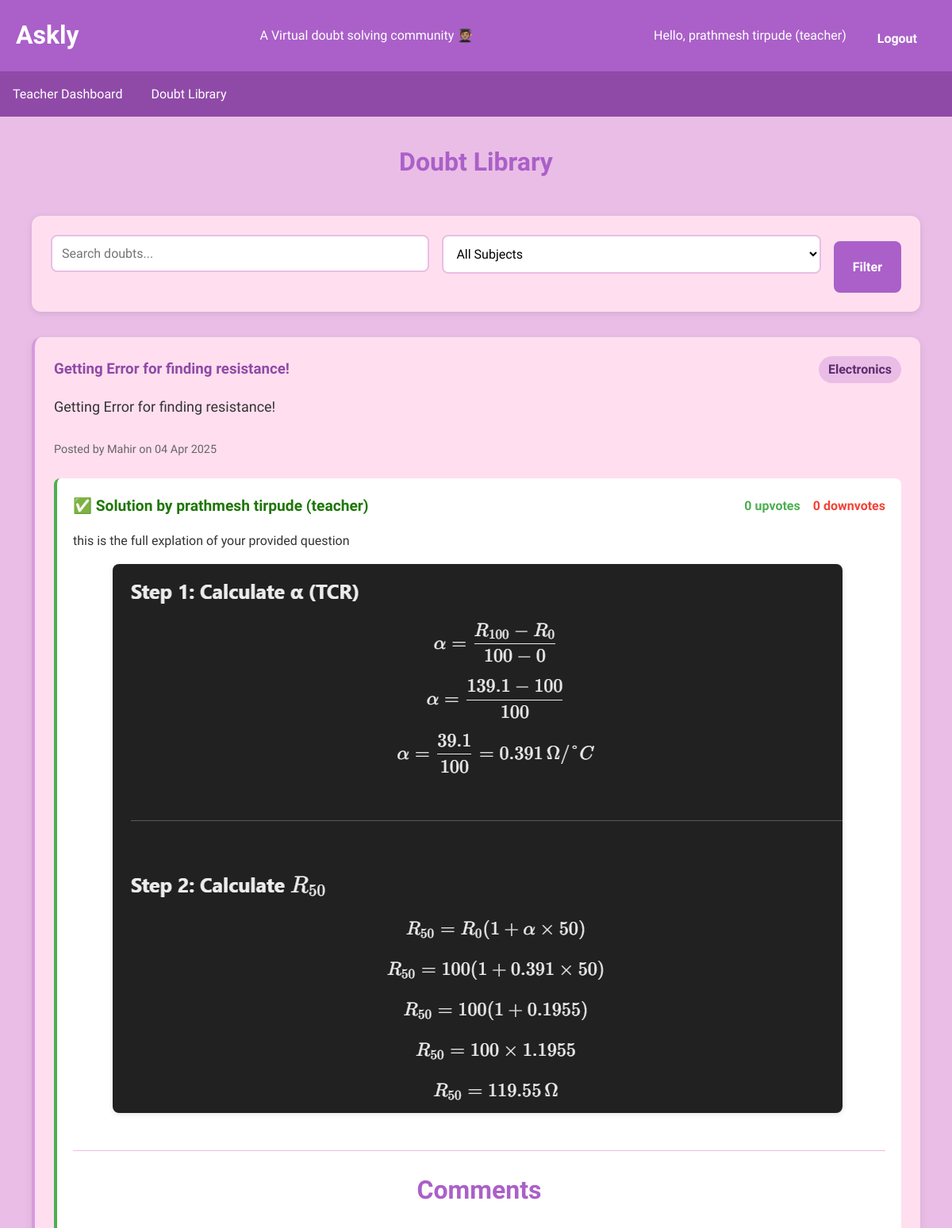
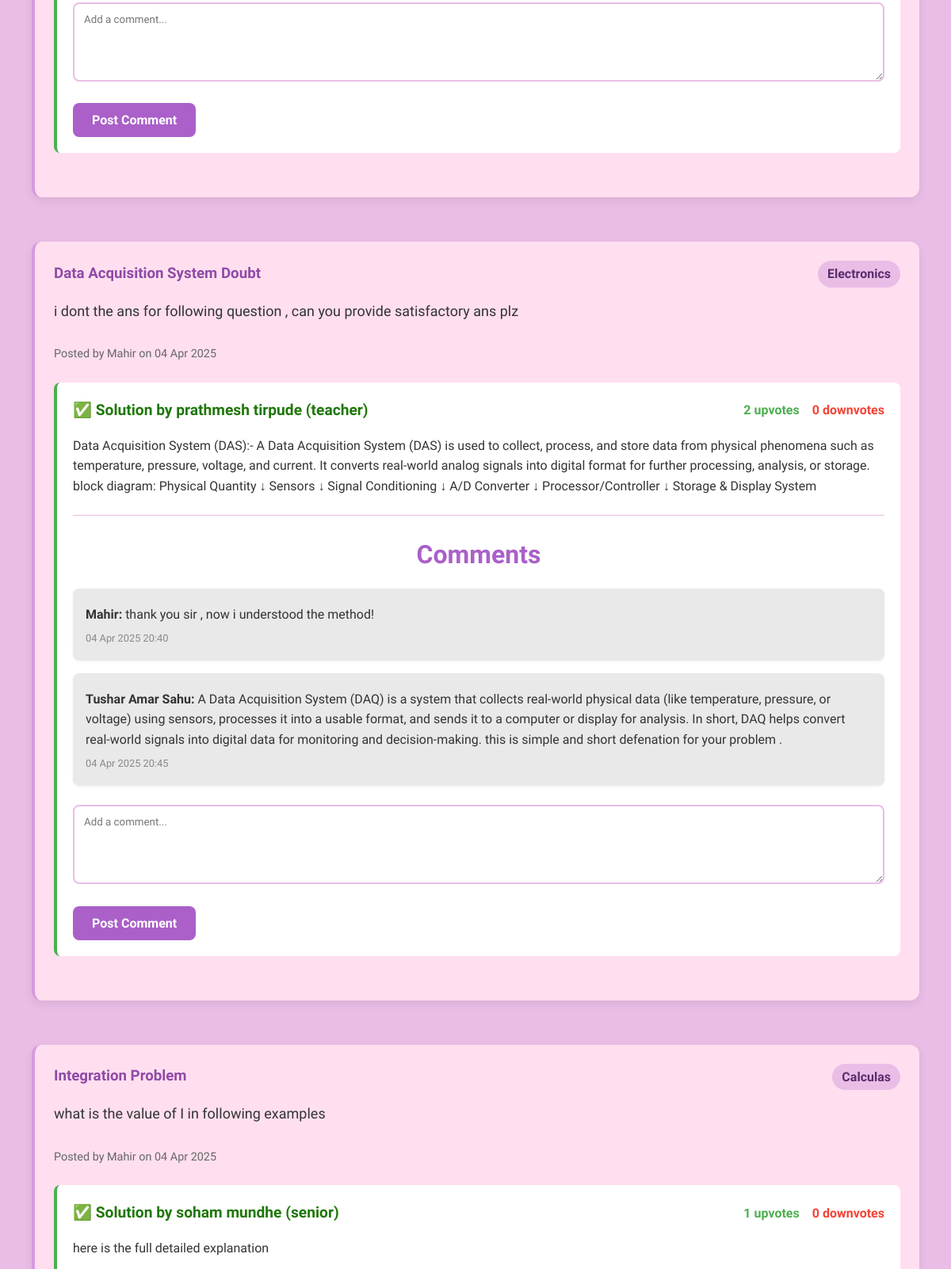
Screenshot of /doubt_library (signed in, upper part) with the database file from the repository (2 pictures, top to bottom).
### app.py (models this page shows, shortened)
class Doubt(db.Model):
    id = db.Column(db.Integer, primary_key=True)
    title = db.Column(db.String(200), nullable=False)
    description = db.Column(db.Text, nullable=False)
    subject = db.Column(db.String(50), nullable=False)  # Added subject field
    image_path = db.Column(db.String(300))
    created_at = db.Column(db.DateTime, default=datetime.utcnow)
    user_id = db.Column(db.Integer, db.ForeignKey('user.id'), nullable=False)
    solved = db.Column(db.Boolean, default=False)
    solutions = db.relationship('Solution', backref='doubt', lazy=True)
    comments = db.relationship('Comment', backref='doubt', lazy=True)

class User(db.Model):
    id = db.Column(db.Integer, primary_key=True)
    name = db.Column(db.String(100), nullable=False)
    email = db.Column(db.String(100), unique=True, nullable=False)
    password = db.Column(db.String(100), nullable=False)
    role = db.Column(db.String(20), default='student')  # 'student', 'teacher' or 'senior'
    points = db.Column(db.Integer, default=0)
    doubts_posted = db.Column(db.Integer, default=0)
    doubts = db.relationship('Doubt', backref='author', lazy=True)
    solutions = db.relationship('Solution', backref='solver', lazy=True)
    votes = db.relationship('Vote', backref='voter', lazy=True)
    comments = db.relationship('Comment', backref='commenter', lazy=True)

class Solution(db.Model):
    id = db.Column(db.Integer, primary_key=True)
    text = db.Column(db.Text, nullable=False)
    image_path = db.Column(db.String(300))
    solved_by = db.Column(db.String(100), nullable=False)
    solver_role = db.Column(db.String(20), nullable=False)
    created_at = db.Column(db.DateTime, default=datetime.utcnow)
    doubt_id = db.Column(db.Integer, db.ForeignKey('doubt.id'), nullable=False)
    user_id = db.Column(db.Integer, db.ForeignKey('user.id'), nullable=False)
    votes = db.relationship('Vote', backref='solution', lazy=True)
    @property
    def upvotes(self):
        return Vote.query.filter_by(solution_id=self.id, is_upvote=True).count()
    @property
    def downvotes(self):
        return Vote.query.filter_by(solution_id=self.id, is_upvote=False).count()

class Comment(db.Model):
    id = db.Column(db.Integer, primary_key=True)
    text = db.Column(db.Text, nullable=False)
    created_at = db.Column(db.DateTime, default=datetime.utcnow)
    user_id = db.Column(db.Integer, db.ForeignKey('user.id'), nullable=False)
    doubt_id = db.Column(db.Integer, db.ForeignKey('doubt.id'), nullable=False)

### app.py (the view)
@app.route('/doubt_library')
@login_required
def doubt_library():
    subject_filter = request.args.get('subject', '')
    search_query = request.args.get('search', '')
    query = Doubt.query.filter_by(solved=True)
    if subject_filter:
        query = query.filter_by(subject=subject_filter)
    if search_query:
        query = query.filter(Doubt.title.contains(search_query) |
                           Doubt.description.contains(search_query))
    solved_doubts = query.order_by(Doubt.created_at.desc()).all()
    subjects = db.session.query(Doubt.subject).distinct().all()
    subjects = [s[0] for s in subjects]
    return render_template('doubt_library.html',
                         solved_doubts=solved_doubts,
                         subjects=subjects,
                         current_subject=subject_filter,
                         search_query=search_query)

### app.py (called while the page is built)
def login_required(f):
    @wraps(f)
    def decorated_function(*args, **kwargs):
        if 'email' not in session:
            flash('Please login to view this page', 'error')
            return redirect(url_for('login'))
        return f(*args, **kwargs)
    return decorated_function

### templates/doubt_library.html (shortened to what this page needs)
{% extends "base.html" %}
{% block content %}
<div class="library-container">
    <h2>Doubt Library</h2>
    <br>
    <div class="filter-section">
        <form method="GET" class="filter-form">
            <div class="form-group">
                <input type="text" name="search" placeholder="Search doubts..." value="{{ search_query }}">
            </div>
            <div class="form-group">
                <select name="subject">
                    <option value="">All Subjects</option>
                </select>
            </div>
            <button type="submit" class="btn">Filter</button>
        </form>
    </div>
    <div class="doubts-list">
        {% for doubt in solved_doubts %}
        <div class="doubt-card">
            <div class="doubt-header">
                <h3 style="color: #8F4AA8;">{{ doubt.title }}</h3>
                <span class="subject-badge">{{ doubt.subject }}</span>
            </div>
            <p style="font-size: large;">{{ doubt.description }}</p><br>
            <div class="doubt-meta">
                <small>Posted by {{ doubt.author.name }} on {{ doubt.created_at.strftime('%d %b %Y') }}</small>
            </div>
            {% for solution in doubt.solutions %}
            <div class="solution">
                <div class="solution-header">
                    <h4> ✅ Solution by {{ solution.solved_by }} ({{ solution.solver_role }})</h4>
                    <div class="vote-count">
                        <span class="upvotes">{{ solution.upvotes }} upvotes</span>
                        <span class="downvotes">{{ solution.downvotes }} downvotes</span>
                    </div>
                </div>
                <p>{{ solution.text }}</p>
                {% if solution.image_path %}
                <div class="solution-image">
                    <img src="{{ url_for('static', filename='uploads/' + solution.image_path) }}" alt="Solution image">
                </div>
                {% endif %}
                <div class="comments-section">
                    <h2>Comments</h2>
                    {% for comment in doubt.comments %}
                    <div class="comment">
                        <p><strong>{{ comment.commenter.name }}:</strong> {{ comment.text }}</p>
                        <small>{{ comment.created_at.strftime('%d %b %Y %H:%M') }}</small>
                    </div>
                    {% endfor %}
                    <form method="POST" action="{{ url_for('add_comment', doubt_id=doubt.id) }}" class="comment-form">
                        <textarea name="comment_text" placeholder="Add a comment..." required></textarea>
                        <button type="submit" class="btn">Post Comment</button>
                    </form>
                </div>
            </div>
            {% endfor %}
        </div>
        {% endfor %}
    </div>
</div>
{% endblock %}

### static/style.css (style rules this page uses)
* { margin: 0; padding: 0; box-sizing: border-box; font-family: "Varela Round", sans-serif; }
body { background-color: #EABDE6; color: #333; line-height: 1.6; }
.form-group { margin-bottom: 1.5rem; }
.form-group input, .form-group textarea, .form-group select { width: 100%; padding: 0.75rem; border: 1px solid #ddd; border-radius: 4px; font-size: 1rem; }
.btn { display: inline-block; background-color: #AA60C8; color: white; padding: 0.75rem 1.5rem; border: none; border-radius: 4px; cursor: pointer; text-decoration: none; font-size: 1rem; transition: background-color 0.3s; }
.doubt-card { background: white; padding: 1.5rem; margin-bottom: 1.5rem; border-radius: 12px; box-shadow: 0 2px 8px rgba(0,0,0,0.05); border-left: 4px solid #D69ADE; transition: all 0.3s ease; }
.doubt-card h4 { color: #333; margin-bottom: 0.75rem; font-size: 1.2rem; }
.doubt-card img { max-width: 100%; height: auto; margin: 1rem 0; border-radius: 8px; box-shadow: 0 2px 6px rgba(0,0,0,0.1); }
.btn { display: inline-block; background-color: #AA60C8; color: white; padding: 0.75rem 1.5rem; border: none; border-radius: 8px; cursor: pointer; text-decoration: none; font-weight: 600; transition: all 0.3s; margin-top: 0.5rem; }
.solution { background: #f8f9fa; padding: 1.5rem; border-radius: 12px; margin: 2rem 0; border-left: 4px solid #4CAF50; }
.solution img { max-width: 100%; height: auto; margin: 1rem 0; border-radius: 8px; margin-left: 200px; }
.comment { background: #f9f9f9; padding: 1.25rem; border-radius: 8px; margin-bottom: 1.5rem; box-shadow: 0 1px 4px rgba(0,0,0,0.05); }
.btn { display: inline-block; background-color: #AA60C8; color: white; padding: 0.75rem 1.5rem; border: none; border-radius: 8px; cursor: pointer; text-decoration: none; font-weight: 600; transition: all 0.3s; }
.library-container { max-width: 1200px; margin: 2rem auto; padding: 0 20px; font-family: 'Segoe UI', Tahoma, Geneva, Verdana, sans-serif; }
.library-container h2 { color: #AA60C8; text-align: center; font-size: 2rem; margin-bottom: 1rem; }
.filter-section { background-color: #FFDFEF; padding: 1.5rem; border-radius: 12px; margin-bottom: 2rem; box-shadow: 0 2px 8px rgba(0,0,0,0.1); }
.filter-form { display: flex; gap: 1rem; flex-wrap: wrap; }
.form-group { flex: 1; min-width: 200px; }
.filter-form input[type="text"], .filter-form select { width: 100%; padding: 0.75rem; border: 2px solid #EABDE6; border-radius: 8px; font-size: 1rem; background-color: white; }
.filter-form button { background-color: #AA60C8; color: white; border: none; padding: 0.75rem 1.5rem; border-radius: 8px; cursor: pointer; font-weight: 600; transition: all 0.3s; }
.doubts-list { display: flex; flex-direction: column; gap: 2rem; }
.doubt-card { background-color: #FFDFEF; border-radius: 12px; padding: 1.5rem; box-shadow: 0 4px 12px rgba(0,0,0,0.08); border-left: 4px solid #D69ADE; }
.doubt-header { display: flex; justify-content: space-between; align-items: center; margin-bottom: 1rem; }
.doubt-header h3 { color: #333; margin: 0; }
.subject-badge { background-color: #EABDE6; color: #5A2D6E; padding: 0.25rem 0.75rem; border-radius: 20px; font-size: 1rem; font-weight: 600; }
.doubt-meta small { color: #666; font-size: 0.9rem; }
.solution { background-color: #ffffff; border-radius: 8px; padding: 1.25rem; margin-top: 1.5rem; }
.solution-header { display: flex; justify-content: space-between; align-items: center; margin-bottom: 1rem; }
.solution-header h4 { color: #1f7707; margin: 0; }
.vote-count { display: flex; gap: 1rem; }
.upvotes { color: #4CAF50; font-weight: 600; }
.downvotes { color: #F44336; font-weight: 600; }
.solution-image { text-align: center; }
.solution-image img { position: relative; left: -150px; max-width: 100%; border-radius: 8px; box-shadow: 0 2px 6px rgba(0,0,0,0.1); }
.comments-section { margin-top: 1.5rem; padding-top: 1.5rem; border-top: 1px solid #EABDE6; }
.comment { background-color: #eae9e9; padding: 1rem; border-radius: 8px; margin-bottom: 1rem; box-shadow: 0 1px 4px rgba(0,0,0,0.05); }
.comment p { margin: 0.25rem 0; }
.comment small { color: #888; font-size: 0.8rem; }
.comment-form { margin-top: 1.5rem; }
.comment-form textarea { width: 100%; padding: 0.75rem; border: 2px solid #EABDE6; border-radius: 8px; min-height: 100px; margin-bottom: 0.75rem; font-family: inherit; }
.comment-form .btn { background-color: #AA60C8; color: white; border: none; padding: 0.75rem 1.5rem; border-radius: 8px; cursor: pointer; font-weight: 600; transition: all 0.3s; }

### rows the page displays
Doubt: title "Getting Error for finding resistance!", subject "Electronics", description "Getting Error for finding resistance!", author.name "Mahir", created_at "04 Apr 2025"
Solution: solved_by "prathmesh tirpude", solver_role "teacher", upvotes "0", downvotes "0", text "this is the full explation of your provided question", image_path (picture)
Doubt: title "Data Acquisition System Doubt", subject "Electronics", description "i dont the ans for following question , can you provide satisfactory ans plz", author.name "Mahir", created_at "04 Apr 2025"
Solution: solved_by "prathmesh tirpude", solver_role "teacher", upvotes "2", downvotes "0", text "Data Acquisition System (DAS):- A Data Acquisition System (DAS) is used to collect, process, and store data from physical phenomena such as temperature, pressure, voltage, and current. It converts real-world analog signals into digital format for further processing, analysis, or storage. block diagram: Physical Quantity ↓ Sensors ↓ Signal Conditioning ↓ A/D Converter ↓ Processor/Controller ↓ Storage & Display System"
Comment: commenter.name "Mahir", text "thank you sir , now i understood the method!", created_at "04 Apr 2025 20:40"
Comment: commenter.name "Tushar Amar Sahu", text "A Data Acquisition System (DAQ) is a system that collects real-world physical data (like temperature, pressure, or voltage) using sensors, processes it into a usable format, and sends it to a computer or display for analysis. In short, DAQ helps convert real-world signals into digital data for monitoring and decision-making. this is simple and short defenation for your problem .", created_at "04 Apr 2025 20:45"
Doubt: title "Integration Problem", subject "Calculas", description "what is the value of I in following examples", author.name "Mahir", created_at "04 Apr 2025"
Solution: solved_by "soham mundhe", solver_role "senior", upvotes "1", downvotes "0", text "here is the full detailed explanation"

### other values shown
{{ session.name }} "prathmesh tirpude"
{{ session.role }} "teacher"
